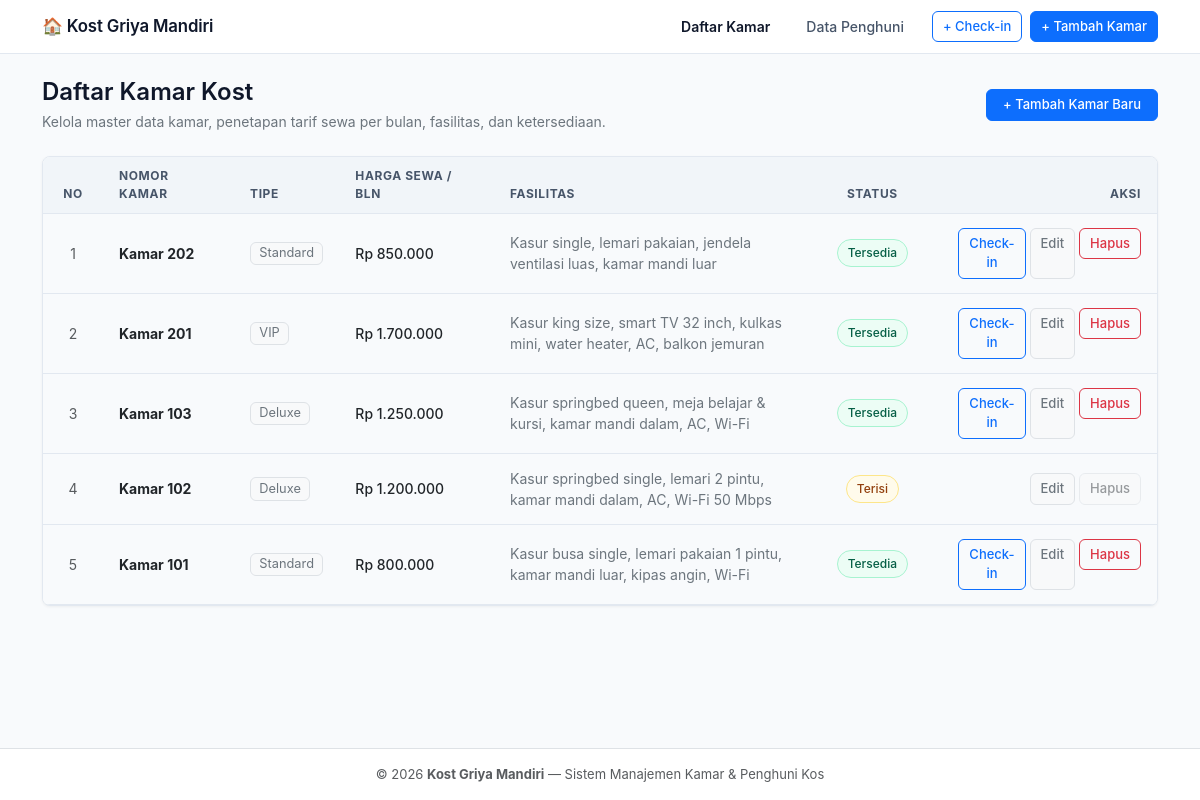
The page / on the database its author committed.
### tables this page shows
CREATE TABLE `kamar` (
    `id` INT AUTO_INCREMENT PRIMARY KEY,
    `nomor` VARCHAR(50) NOT NULL UNIQUE,
    `tipe` VARCHAR(50) NOT NULL,
    `harga` DECIMAL(12, 2) NOT NULL,
    `fasilitas` TEXT NULL,
    `status` ENUM('tersedia', 'terisi') NOT NULL DEFAULT 'tersedia',
    `created_at` TIMESTAMP DEFAULT CURRENT_TIMESTAMP
);

### src/Controllers/KamarController.php (called while the page is built, shortened)
<?php
class KamarController
{
    private KamarRepository $kamarRepo;
    public function __construct(?KamarRepository $repo = null)
    {
        $this->kamarRepo = $repo ?? new KamarRepository();
    }
    private function render(string $view, array $data = []): void
    {
        extract($data);
        require_once __DIR__ . '/../../views/layout/header.php';
        require_once __DIR__ . "/../../views/{$view}.php";
        require_once __DIR__ . '/../../views/layout/footer.php';
    }
    public function index(): void
    {
        $kamars = $this->kamarRepo->all();
        $this->render('kamar/index', [
            'title' => 'Daftar Kamar Kost - Griya Mandiri',
            'kamars' => $kamars,
        ]);
    }
}

### public/index.php (called while the page is built, shortened)
<?php
$router = new Router();
$router->get('/', [KamarController::class, 'index']);
$router->get('/kamar', [KamarController::class, 'index']);
$router->get('/kamar/tambah', [KamarController::class, 'create']);
$router->post('/kamar/simpan', [KamarController::class, 'store']);
$router->post('/kamar/tambah', [KamarController::class, 'store']);
$router->get('/kamar/edit/{id}', [KamarController::class, 'edit']);
$router->get('/kamar/edit', [KamarController::class, 'edit']);
$router->post('/kamar/update/{id}', [KamarController::class, 'update']);
$router->post('/kamar/update', [KamarController::class, 'update']);
$router->post('/kamar/hapus/{id}', [KamarController::class, 'delete']);
$router->post('/kamar/hapus', [KamarController::class, 'delete']);
$router->get('/kamar/hapus/{id}', [KamarController::class, 'delete']);
$router->get('/penghuni', [PenghuniController::class, 'index']);
$router->get('/penghuni/tambah', [PenghuniController::class, 'create']);
$router->post('/penghuni/simpan', [PenghuniController::class, 'store']);
$router->post('/penghuni/tambah', [PenghuniController::class, 'store']);
$router->post('/penghuni/checkout/{id}', [PenghuniController::class, 'checkout']);
$router->post('/penghuni/checkout', [PenghuniController::class, 'checkout']);
$router->dispatch($_SERVER['REQUEST_URI'], $_SERVER['REQUEST_METHOD']);

### src/config/koneksi.php (called while the page is built)
<?php
$host = 'localhost';
$dbname = 'db_kostan';
$username = 'root';
$password = '';
try {
    return new PDO(
        "mysql:host={$host};dbname={$dbname};charset=utf8mb4",
        $username,
        $password,
        [
            PDO::ATTR_ERRMODE => PDO::ERRMODE_EXCEPTION,
            PDO::ATTR_DEFAULT_FETCH_MODE => PDO::FETCH_ASSOC,
            PDO::ATTR_EMULATE_PREPARES => false,
        ]
    );
} catch (PDOException $e) {
    die('<div style="font-family: -apple-system, BlinkMacSystemFont, sans-serif; padding: 24px; max-width: 600px; margin: 40px auto; background-color: #fef2f2; border: 1px solid #fecaca; border-radius: 8px; color: #991b1b;">' .
        '<h3 style="margin-top: 0; font-size: 1.1rem; color: #b91c1c;">Gagal Terhubung ke Database MySQL</h3>' .
        '<p style="font-size: 0.9rem; line-height: 1.5; color: #4b5563;">' .
        'Pastikan service MySQL di Laragon / XAMPP sudah berjalan aktif, dan database <code>db_kostan</code> telah dibuat/diimpor dari file <code>database.sql</code>.' .
        '</p>' .
        '<p style="font-size: 0.8rem; background: #fee2e2; padding: 8px 12px; border-radius: 4px; font-family: monospace; color: #7f1d1d; word-break: break-all;">' .
        htmlspecialchars($e->getMessage()) .
        '</p>' .
        '</div>');
}

### src/Repository/KamarRepository.php (called while the page is built, shortened)
<?php
class KamarRepository
{
    private PDO $db;
    public function __construct(?PDO $pdo = null)
    {
        $this->db = $pdo ?? (require __DIR__ . '/../config/koneksi.php');
    }
    public function all(): array
    {
        $stmt = $this->db->query("SELECT * FROM kamar ORDER BY id DESC");
        return $stmt->fetchAll();
    }
}

### views/kamar/index.php (the view, shortened to what this page needs)
<div class="d-flex flex-column flex-md-row justify-content-between align-items-md-center gap-3 mb-4">
    <div>
        <h2 class="h4 fw-semibold mb-1" style="color: #0f172a;">Daftar Kamar Kost</h2>
        <p class="text-secondary small mb-0">Kelola master data kamar, penetapan tarif sewa per bulan, fasilitas, dan ketersediaan.</p>
    </div>
    <div>
        <a href="<?= BASE_URL ?>/kamar/tambah" class="btn btn-primary btn-sm px-3 shadow-none">
            + Tambah Kamar Baru
        </a>
    </div>
</div>
<div class="card card-custom p-0 overflow-hidden">
    <div class="table-responsive">
        <table class="table table-hover table-custom mb-0">
            <thead>
                <tr>
                    <th class="text-center" style="width: 60px;">No</th>
                    <th>Nomor Kamar</th>
                    <th>Tipe</th>
                    <th>Harga Sewa / Bln</th>
                    <th>Fasilitas</th>
                    <th class="text-center" style="width: 140px;">Status</th>
                    <th class="text-end" style="width: 160px;">Aksi</th>
                </tr>
            </thead>
            <tbody>
                <?php if (empty($kamars)): ?>
                    <tr>
                        <td colspan="7" class="text-center py-5 text-muted">
                            <p class="mb-2">Belum ada data kamar yang tersimpan.</p>
                            <a href="<?= BASE_URL ?>/kamar/tambah" class="btn btn-sm btn-outline-primary">
                                Tambah Kamar Pertama
                            </a>
                        </td>
                    </tr>
                <?php else: ?>
                    <?php $no = 1; foreach ($kamars as $kamar): ?>
                        <tr>
                            <td class="text-center text-muted"><?= $no++ ?></td>
                            <td>
                                <strong class="text-dark">Kamar <?= htmlspecialchars($kamar['nomor']) ?></strong>
                            </td>
                            <td>
                                <span class="badge bg-light text-secondary border fw-normal" style="font-size: 0.8rem;">
                                    <?= htmlspecialchars($kamar['tipe']) ?>
                                </span>
                            </td>
                            <td class="fw-medium text-dark">
                                Rp <?= number_format((float)$kamar['harga'], 0, ',', '.') ?>
                            </td>
                            <td class="text-secondary small" style="max-width: 320px;">
                                <?= !empty($kamar['fasilitas']) ? htmlspecialchars($kamar['fasilitas']) : '<span class="text-muted fst-italic">Tidak ada catatan fasilitas</span>' ?>
                            </td>
                            <td class="text-center">
                                <?php if ($kamar['status'] === 'terisi'): ?>
                                    <span class="badge-terisi">Terisi</span>
                                <?php else: ?>
                                    <span class="badge-tersedia">Tersedia</span>
                                <?php endif; ?>
                            </td>
                            <td class="text-end">
                                <div class="d-inline-flex gap-1">
                                    <?php if ($kamar['status'] === 'tersedia'): ?>
                                        <a href="<?= BASE_URL ?>/penghuni/tambah?kamar_id=<?= $kamar['id'] ?>" class="btn btn-outline-primary btn-sm" title="Check-in penghuni baru ke kamar ini">
                                            Check-in
                                        </a>
                                    <?php endif; ?>
                                    <a href="<?= BASE_URL ?>/kamar/edit/<?= $kamar['id'] ?>" class="btn btn-light btn-sm border text-secondary" title="Edit kamar">
                                        Edit
                                    </a>
                                    <?php if ($kamar['status'] === 'terisi'): ?>
                                        <button type="button" class="btn btn-light btn-sm border text-muted" disabled title="Kamar terisi tidak dapat dihapus" style="cursor: not-allowed; opacity: 0.6;">
                                            Hapus
                                        </button>
                                    <?php else: ?>
                                        <form method="POST" action="<?= BASE_URL ?>/kamar/hapus/<?= $kamar['id'] ?>" class="d-inline" onsubmit="return confirm('Apakah Anda yakin ingin menghapus data Kamar <?= htmlspecialchars($kamar['nomor']) ?>?');">
                                            <button type="submit" class="btn btn-outline-danger btn-sm" title="Hapus kamar">
                                                Hapus
                                            </button>
                                        </form>
                                    <?php endif; ?>
                                </div>
                            </td>
                        </tr>
                    <?php endforeach; ?>
                <?php endif; ?>
            </tbody>
        </table>
    </div>
</div>

### views/layout/header.php (style rules this page uses)
:root { --bs-body-bg: #f8fafc; --bs-body-color: #334155; --border-color: #e2e8f0; }
body { font-family: -apple-system, BlinkMacSystemFont, "Segoe UI", Roboto, "Helvetica Neue", Arial, sans-serif; background-color: var(--bs-body-bg); color: var(--bs-body-color); min-height: 100vh; display: flex; flex-direction: column; }
.card-custom { background: #ffffff; border: 1px solid var(--border-color); border-radius: 8px; box-shadow: 0 1px 3px rgba(0, 0, 0, 0.05); }
.table-custom thead th { background-color: #f1f5f9; color: #475569; font-size: 0.75rem; text-transform: uppercase; letter-spacing: 0.05em; border-bottom: 1px solid var(--border-color); padding: 10px 16px; }
.table-custom tbody td { padding: 14px 16px; vertical-align: middle; border-bottom: 1px solid var(--border-color); font-size: 0.875rem; }
.badge-tersedia { background-color: #ecfdf5; color: #065f46; border: 1px solid #a7f3d0; padding: 4px 10px; font-weight: 500; border-radius: 9999px; font-size: 0.75rem; display: inline-block; }
.badge-terisi { background-color: #fffbeb; color: #92400e; border: 1px solid #fde68a; padding: 4px 10px; font-weight: 500; border-radius: 9999px; font-size: 0.75rem; display: inline-block; }
.btn { font-size: 0.875rem; border-radius: 6px; font-weight: 500; }
.btn-sm { padding: 5px 10px; font-size: 0.8125rem; }

### rows shown on the page
kamar: nomor "202", tipe "Standard", harga "850.000", fasilitas "Kasur single, lemari pakaian, jendela ventilasi luas, kamar mandi luar", status "Tersedia"
kamar: nomor "201", tipe "VIP", harga "1.700.000", fasilitas "Kasur king size, smart TV 32 inch, kulkas mini, water heater, AC, balkon jemuran", status "Tersedia"
kamar: nomor "103", tipe "Deluxe", harga "1.250.000", fasilitas "Kasur springbed queen, meja belajar & kursi, kamar mandi dalam, AC, Wi-Fi", status "Tersedia"
kamar: nomor "102", tipe "Deluxe", harga "1.200.000", fasilitas "Kasur springbed single, lemari 2 pintu, kamar mandi dalam, AC, Wi-Fi 50 Mbps", status "Terisi"
kamar: nomor "101", tipe "Standard", harga "800.000", fasilitas "Kasur busa single, lemari pakaian 1 pintu, kamar mandi luar, kipas angin, Wi-Fi", status "Tersedia"
